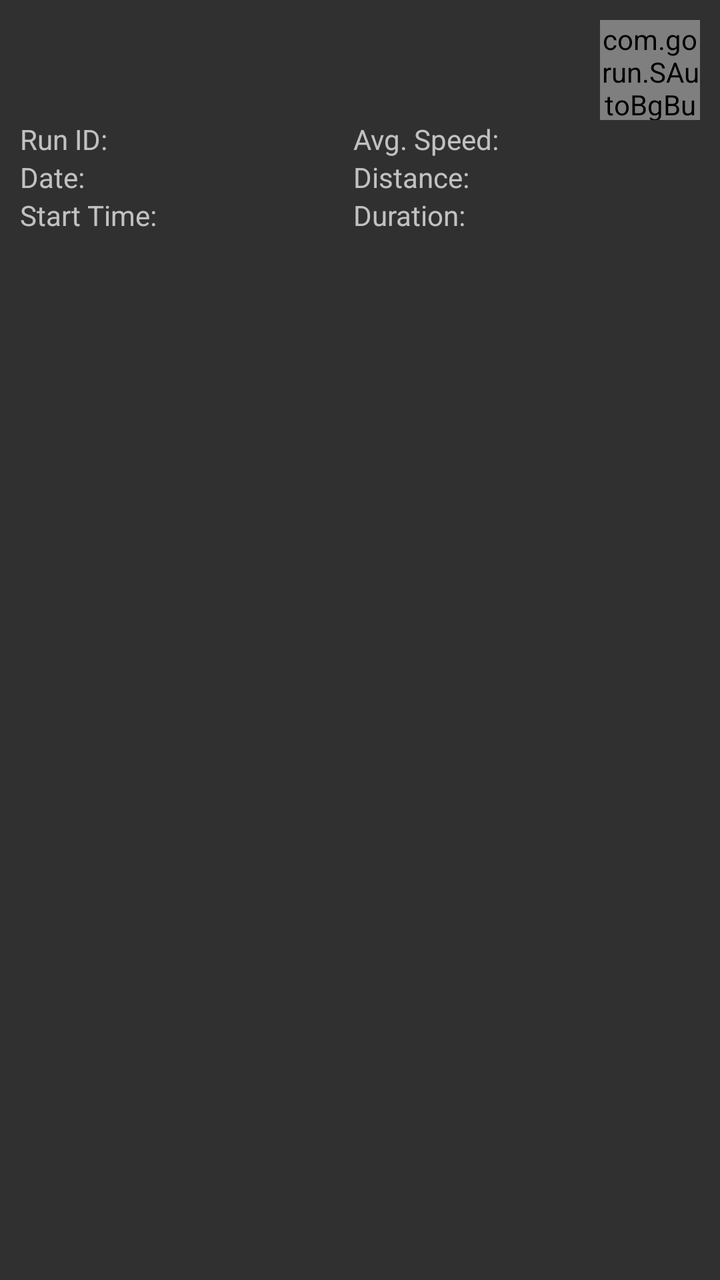
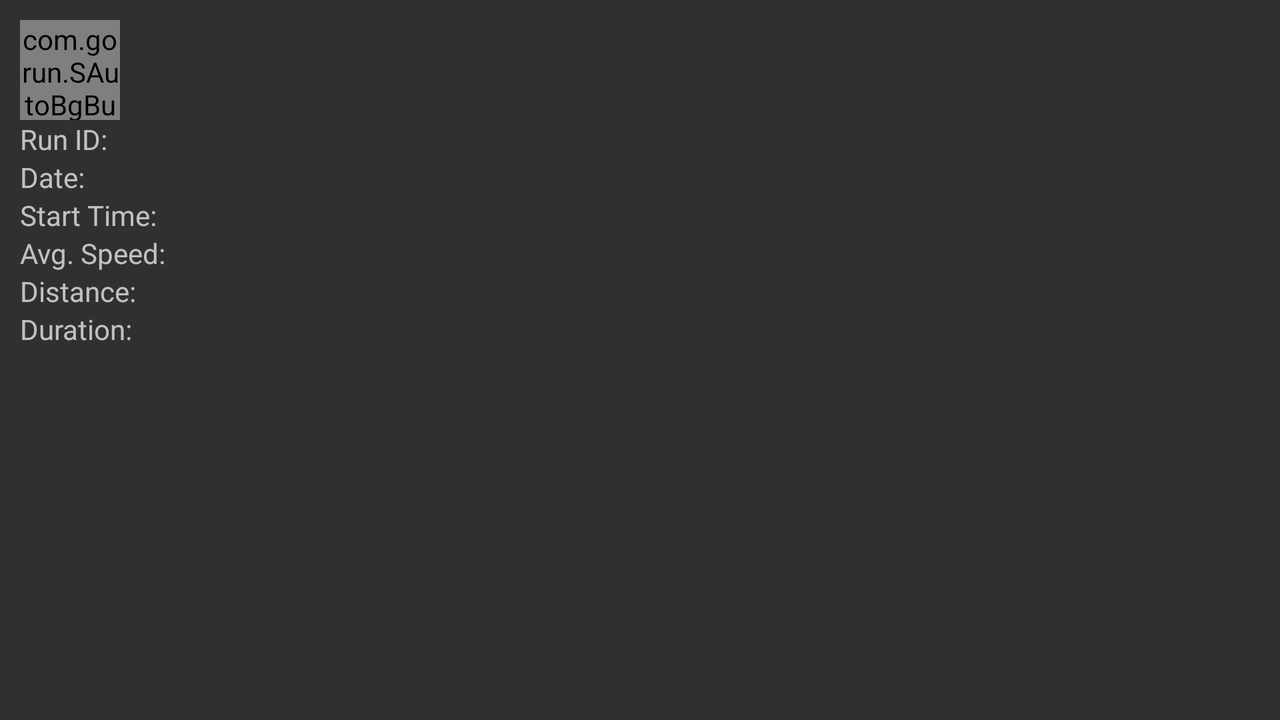

One screen, two layout resources from the same app: the default and the repository's alternative for another configuration. Each is rendered where Android would select it; the XML of both is given below.
<!-- AndroidManifest.xml: application theme runningApp -->
<!-- res/layout/single_run_details.xml -->
<?xml version="1.0" encoding="utf-8"?>
<RelativeLayout xmlns:android="http://schemas.android.com/apk/res/android"
    xmlns:tools="http://schemas.android.com/tools"
    android:layout_width="match_parent"
    android:layout_height="match_parent"
    tools:context="com.gorun.SingleRunDetails"
    android:padding="10dp">

    <TextView
        android:layout_width="wrap_content"
        android:layout_height="wrap_content"
        android:text="@string/run_id"
        android:id="@+id/textView4"
        android:layout_above="@+id/textView6"
        android:layout_alignParentLeft="true"
        android:layout_alignParentStart="true" />

    <TextView
        android:layout_width="wrap_content"
        android:layout_height="wrap_content"
        android:text="@string/date"
        android:id="@+id/textView6"
        android:layout_above="@+id/textView7"
        android:layout_alignParentLeft="true"
        android:layout_alignParentStart="true" />

    <TextView
        android:layout_width="wrap_content"
        android:layout_height="wrap_content"
        android:text="@string/start_time"
        android:id="@+id/textView7"
        android:layout_below="@+id/textView10"
        android:layout_alignParentLeft="true"
        android:layout_alignParentStart="true" />

    <TextView
        android:layout_width="wrap_content"
        android:layout_height="wrap_content"
        android:textAppearance="?android:attr/textAppearanceLarge"
        android:id="@+id/runName"
        android:textStyle="bold"
        android:textSize="30sp"
        android:layout_below="@+id/space"
        android:layout_alignParentLeft="true"
        android:layout_alignParentStart="true" />

    <TextView
        android:layout_width="wrap_content"
        android:layout_height="wrap_content"
        android:id="@+id/runID"
        android:layout_above="@+id/runDate"
        android:layout_alignLeft="@+id/runDate"
        android:layout_alignStart="@+id/runDate" />

    <TextView
        android:layout_width="wrap_content"
        android:layout_height="wrap_content"
        android:id="@+id/runDate"
        android:layout_above="@+id/runTime"
        android:layout_alignLeft="@+id/runTime"
        android:layout_alignStart="@+id/runTime" />

    <TextView
        android:layout_width="wrap_content"
        android:layout_height="wrap_content"
        android:id="@+id/runTime"
        android:layout_marginLeft="10dp"
        android:layout_marginStart="10dp"
        android:layout_alignTop="@+id/textView7"
        android:layout_toRightOf="@+id/textView7"
        android:layout_toEndOf="@+id/textView7" />

    <TextView
        android:layout_width="wrap_content"
        android:layout_height="wrap_content"
        android:text="@string/average_speed"
        android:id="@+id/textView9"
        android:layout_below="@+id/menuButton"
        android:layout_alignLeft="@+id/space3"
        android:layout_alignStart="@+id/space3"
        android:paddingRight="4sp"/>

    <TextView
        android:layout_width="wrap_content"
        android:layout_height="wrap_content"
        android:id="@+id/runSpeed"
        android:layout_alignBaseline="@+id/textView9"
        android:layout_alignBottom="@+id/textView9"
        android:layout_toRightOf="@+id/textView9"
        android:layout_toEndOf="@+id/textView9" />

    <TextView
        android:layout_width="wrap_content"
        android:layout_height="wrap_content"
        android:text="@string/distance"
        android:id="@+id/textView10"
        android:layout_below="@+id/textView9"
        android:layout_alignLeft="@+id/textView9"
        android:layout_alignStart="@+id/textView9" />

    <TextView
        android:layout_width="wrap_content"
        android:layout_height="wrap_content"
        android:id="@+id/runDistance"
        android:layout_below="@+id/textView9"
        android:layout_toRightOf="@+id/textView9"
        android:layout_toEndOf="@+id/textView9" />

    <TextView
        android:layout_width="wrap_content"
        android:layout_height="wrap_content"
        android:text="@string/duration"
        android:id="@+id/textView11"
        android:layout_below="@+id/textView10"
        android:layout_alignLeft="@+id/textView10"
        android:layout_alignStart="@+id/textView10" />

    <TextView
        android:layout_width="wrap_content"
        android:layout_height="wrap_content"
        android:id="@+id/runDuration"
        android:layout_below="@+id/runDistance"
        android:layout_toRightOf="@+id/textView9"
        android:layout_toEndOf="@+id/textView9" />

    <com.gorun.SAutoBgButton
        android:background="@drawable/menu_button"
        android:layout_width="50dp"
        android:layout_height="50dp"
        android:id="@+id/menuButton"
        android:layout_alignParentTop="true"
        android:layout_alignParentRight="true" />

    <Space
        android:layout_width="20dp"
        android:layout_height="6dp"
        android:layout_alignParentTop="true"
        android:layout_alignParentLeft="true"
        android:layout_alignParentStart="true"
        android:id="@+id/space" />

    <Space
        android:layout_width="20px"
        android:layout_height="20px"
        android:layout_alignParentTop="true"
        android:layout_centerHorizontal="true"
        android:id="@+id/space3" />


</RelativeLayout>
<!-- resources referenced by this layout -->
<resources>
  <!-- drawable menu_button: png bitmap (drawable, 8607 bytes) -->
  <string name="average_speed">Avg. Speed: </string>
  <string name="date">Date: </string>
  <string name="distance">Distance: </string>
  <string name="duration">Duration: </string>
  <string name="run_id">Run ID: </string>
  <string name="start_time">Start Time: </string>
  <!-- from res/values-v21/ -->
  <style name="runningApp" parent="Theme.AppCompat.NoActionBar">
          <item name="colorAccent">@color/roadYellow</item>
          <item name="android:textColorPrimary">@color/roadYellow</item>
          <item name="android:colorForeground">@color/background_material_dark</item>
          <item name="android:navigationBarColor">@color/background_material_dark</item>
      </style>
  <color name="roadYellow">#ffd200</color>
</resources>
<!-- res/layout-land/single_run_details.xml (the repository's variant of the layout above) -->
<!-- drawn on the phone turned sideways -->
<?xml version="1.0" encoding="utf-8"?>
<RelativeLayout xmlns:android="http://schemas.android.com/apk/res/android"
    xmlns:tools="http://schemas.android.com/tools"
    android:layout_width="match_parent"
    android:layout_height="match_parent"
    tools:context="com.gorun.SingleRunDetails"
    android:padding="10dp">

    <TextView
        android:layout_width="wrap_content"
        android:layout_height="wrap_content"
        android:text="@string/run_id"
        android:id="@+id/textView4"
        android:layout_below="@+id/menuButton"
        android:layout_alignParentLeft="true"
        android:layout_alignParentStart="true" />

    <TextView
        android:layout_width="wrap_content"
        android:layout_height="wrap_content"
        android:text="@string/date"
        android:id="@+id/textView6"
        android:layout_below="@+id/textView4"
        android:layout_alignParentLeft="true"
        android:layout_alignParentStart="true" />

    <TextView
        android:layout_width="wrap_content"
        android:layout_height="wrap_content"
        android:text="@string/start_time"
        android:id="@+id/textView7"
        android:layout_below="@+id/textView6"
        android:layout_alignParentLeft="true"
        android:layout_alignParentStart="true" />

    <TextView
        android:layout_width="wrap_content"
        android:layout_height="wrap_content"
        android:textAppearance="?android:attr/textAppearanceLarge"
        android:id="@+id/runName"
        android:textStyle="bold"
        android:textSize="13sp"
        android:layout_below="@+id/space"
        android:layout_toRightOf="@+id/textView11"
        android:layout_toEndOf="@+id/textView11" />

    <TextView
        android:layout_width="wrap_content"
        android:layout_height="wrap_content"
        android:id="@+id/runID"
        android:layout_below="@+id/menuButton"
        android:layout_toRightOf="@+id/textView9"
        android:layout_toEndOf="@+id/textView9" />

    <TextView
        android:layout_width="wrap_content"
        android:layout_height="wrap_content"
        android:id="@+id/runDate"
        android:layout_above="@+id/runTime"
        android:layout_alignLeft="@+id/runID"
        android:layout_alignStart="@+id/runID" />

    <TextView
        android:layout_width="wrap_content"
        android:layout_height="wrap_content"
        android:id="@+id/runTime"
        android:layout_above="@+id/runSpeed"
        android:layout_alignLeft="@+id/runSpeed"
        android:layout_alignStart="@+id/runSpeed" />

    <TextView
        android:layout_width="wrap_content"
        android:layout_height="wrap_content"
        android:text="@string/average_speed"
        android:id="@+id/textView9"
        android:layout_below="@+id/textView7"
        android:layout_alignParentLeft="true"
        android:layout_alignParentStart="true"
        android:paddingRight="4dp"/>

    <TextView
        android:layout_width="wrap_content"
        android:layout_height="wrap_content"
        android:id="@+id/runSpeed"
        android:layout_alignBaseline="@+id/textView9"
        android:layout_alignBottom="@+id/textView9"
        android:layout_toRightOf="@+id/textView9"
        android:layout_toEndOf="@+id/textView9" />

    <TextView
        android:layout_width="wrap_content"
        android:layout_height="wrap_content"
        android:text="@string/distance"
        android:id="@+id/textView10"
        android:layout_below="@+id/textView9"
        android:layout_alignParentLeft="true"
        android:layout_alignParentStart="true" />

    <TextView
        android:layout_width="wrap_content"
        android:layout_height="wrap_content"
        android:id="@+id/runDistance"
        android:layout_above="@+id/textView11"
        android:layout_alignLeft="@+id/runDuration"
        android:layout_alignStart="@+id/runDuration" />

    <TextView
        android:layout_width="wrap_content"
        android:layout_height="wrap_content"
        android:text="@string/duration"
        android:id="@+id/textView11"
        android:layout_below="@+id/textView10"
        android:layout_alignParentLeft="true"
        android:layout_alignParentStart="true" />

    <TextView
        android:layout_width="wrap_content"
        android:layout_height="wrap_content"
        android:id="@+id/runDuration"
        android:layout_below="@+id/runDistance"
        android:layout_toRightOf="@+id/textView9"
        android:layout_toEndOf="@+id/textView9" />

    <com.gorun.SAutoBgButton
        android:background="@drawable/menu_button"
        android:layout_width="50dp"
        android:layout_height="50dp"
        android:id="@+id/menuButton"
        android:layout_alignParentTop="true"
        android:layout_alignParentLeft="true"
        android:layout_alignParentStart="true" />

    <Space
        android:layout_width="20dp"
        android:layout_height="15dp"
        android:id="@+id/space"
        android:layout_alignTop="@+id/menuButton"
        android:layout_alignLeft="@+id/runName"
        android:layout_alignStart="@+id/runName" />


</RelativeLayout>
